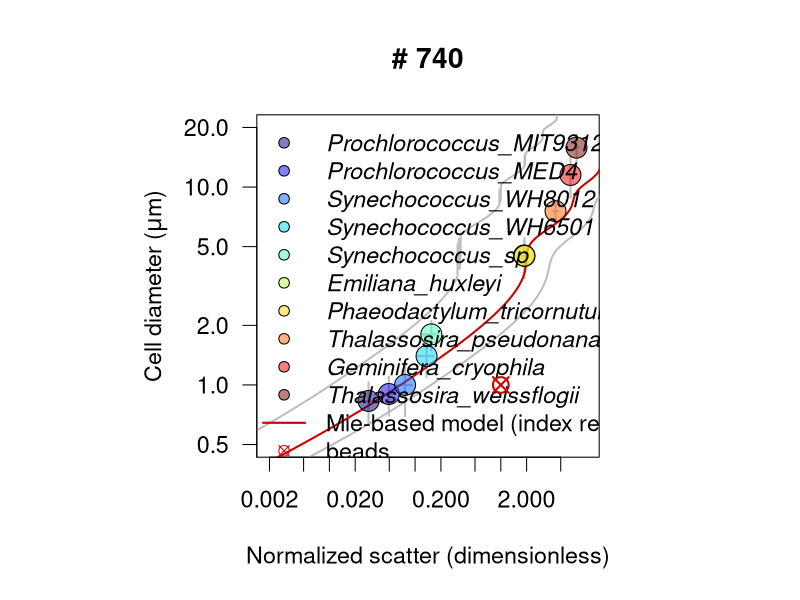

Source code (R):
#########################
### LINEAR REGRESSION ###
#########################
library(scales)
path.to.git.repository <- "~/Documents/DATA/Codes/fsc-size-calibration"
setwd(path.to.git.repository)
.rainbow.cols <- colorRampPalette(c("#00007F", "blue", "#007FFF", "cyan", "#7FFF7F", "yellow","#FF7F00", "red", "#7F0000"))

culture <- read.csv("scatter_calibration.csv")
culture$norm.fsc <- culture$fsc / culture$fsc.beads
culture$norm.fsc.sd <- culture$fsc.sd / culture$fsc.beads
culture$volume <- 4/3 * pi * (culture$diameter/2)^3
culture$volume.sd <- culture$volume * culture$diameter.sd/culture$diameter

culture2 <- aggregate(culture, by=list(culture$species), FUN=mean)
culture2 <- culture2[order(culture2$norm.fsc),]

mie <- read.csv("calibrated-mie.csv")
inst <- 740


png(paste0(inst,"-Size-scatter.png"),width=12, height=12, unit='in', res=100)

  par(mfrow=c(1,1), pty='s',cex=1.4)
  plot(culture2$norm.fsc, culture2$diameter, log='xy', pch=NA,ylab=substitute(paste("Cell diameter (",mu,"m)")), xlab="Normalized scatter (dimensionless)",cex=2, xaxt='n', yaxt='n', xlim=c(0.002,10), ylim=c(0.5,20), main=paste("#",inst))
  with(culture2, arrows(norm.fsc, diameter-culture2$diameter.sd, norm.fsc, diameter + culture2$diameter.sd,  code = 3, length=0, col='grey',lwd=2))
  with(culture2, arrows(norm.fsc-norm.fsc.sd, diameter, norm.fsc+norm.fsc.sd, diameter,  code = 3, length=0,col='grey',lwd=2))
  lines(mie$scatter, mie[,paste0("diam_",inst,"_mid")], col='red3', lwd=2)
  lines(mie$scatter, mie[,paste0("diam_",inst,"_upr")], col='grey', lwd=2)
  lines(mie$scatter, mie[,paste0("diam_",inst,"_lwr")], col='grey', lwd=2)
  axis(1, at=c(0.002,0.005,0.01,0.02,0.05,0.1,0.2,0.5,1,2,5))
  axis(2, at=c(0.1,0.2,0.5,1,2,5,10,20),las=1)
  points(culture2$norm.fsc, culture2$diameter, bg=alpha(.rainbow.cols(nrow(culture2)),0.5), pch=21,cex=2)
  legend("topleft",legend=c(as.vector(culture2$Group.1),"Mie-based model (index refraction = 1.026 +/- 0.009)","beads"), pch=c(rep(21,nrow(culture2)),NA, 13), lwd=c(rep(NA,nrow(culture2)),2, NA), bty='n',
            pt.bg=alpha(.rainbow.cols(nrow(culture2)),0.5), col=c(rep(1,nrow(culture2)),'red3','red3'), text.font=c(rep(3,nrow(culture2)),1,1))

             points(1,1,pch=13, col='red3',lwd=2, cex=1.5) # beads location based on  corrected Mie theory

dev.off()
